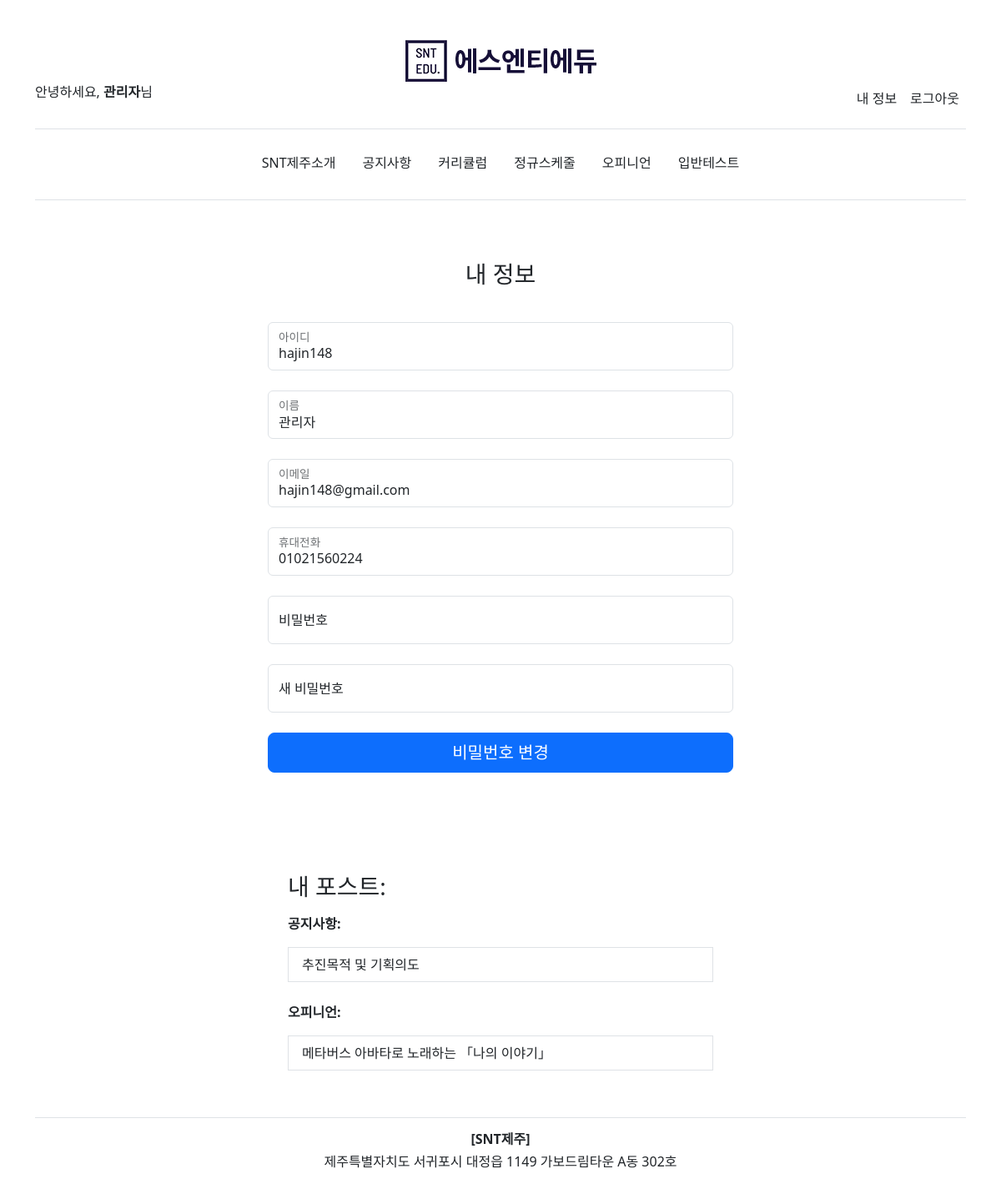
The app's page /account/ (signed in) with its own data.
### account/models.py (models this page shows, shortened)
class Account(AbstractBaseUser):
	class Meta:
		verbose_name = '회원정보'
		verbose_name_plural = '회원정보'
	email 				= models.EmailField(verbose_name='이메일', max_length=60, unique=True)
	username 			= models.CharField(verbose_name='아이디', max_length=30, unique=True)
	date_joined			= models.DateTimeField(verbose_name='회원가입일', auto_now_add=True)
	last_login 			= models.DateTimeField(verbose_name='마지막로그인', auto_now=True)
	is_admin 			= models.BooleanField(verbose_name='어드민계정', default=False)
	is_staff			= models.BooleanField(verbose_name='스태프계정', default=False)
	is_superuser		= models.BooleanField(default=False)
	is_active 			= models.BooleanField(verbose_name='활성화계정', default=True)
	first_name			= models.CharField(verbose_name="이름", max_length=30)
	phone_number		= models.CharField(verbose_name="휴대번호", max_length=11)
	USERNAME_FIELD = 'username'
	REQUIRED_FIELDS = ['email', 'first_name', 'phone_number']
	objects = MyAccountManager()

### announce/models.py (models this page shows)
class BlogPost(models.Model):
	class Meta:
		verbose_name = '공지사항'
		verbose_name_plural = '공지사항'
	title 					= models.CharField(verbose_name='제목', max_length=70, null=False, blank=False)
	body 					= models.TextField(verbose_name='내용', max_length=50000, null=False, blank=False)
	image		 			= models.ImageField(verbose_name='사진', upload_to=upload_location, null=True, blank=True)
	date_published 			= models.DateTimeField(auto_now_add=True, verbose_name="업로드 일짜")
	date_updated 			= models.DateTimeField(auto_now=True, verbose_name="마지막 업데이트")
	author 					= models.ForeignKey(settings.AUTH_USER_MODEL, on_delete=models.CASCADE, verbose_name='작성자', related_name='announce_blog_posts')
	slug 					= AutoSlugField(populate_from='title', unique=True, validators=[slug_validator])
	def __str__(self):
		return self.title

### blog/models.py (models this page shows)
class BlogPost(models.Model):
	class Meta:
		verbose_name = '오피니언'
		verbose_name_plural = '오피니언'
	title 					= models.CharField(verbose_name='제목', max_length=70, null=False, blank=False)
	body 					= models.TextField(verbose_name='내용', max_length=50000, null=False, blank=False)
	image		 			= models.ImageField(verbose_name='사진', upload_to=upload_location, null=True, blank=True)
	date_published 			= models.DateTimeField(auto_now_add=True, verbose_name="업로드 일짜")
	date_updated 			= models.DateTimeField(auto_now=True, verbose_name="마지막 업데이트")
	author 					= models.ForeignKey(settings.AUTH_USER_MODEL, on_delete=models.CASCADE, verbose_name='작성자', related_name='blog_blog_posts')
	slug 					= AutoSlugField(populate_from='title', unique=True, validators=[slug_validator])
	def __str__(self):
		return self.title

### account/views.py (the view)
# urls.py: path('account/', account_view, name="account"),
def account_view(request):
    if not request.user.is_authenticated:
        return redirect('login')
    context = {}
    if request.POST:
        form = AccountUpdateForm(request.POST, instance=request.user)
        if form.is_valid():
            user = form.save(commit=False)
            new_password = form.cleaned_data.get('new_password')
            if new_password:
                user.set_password(new_password)
            user.save()
            messages.success(request, '계정 정보가 성공적으로 업데이트되었습니다. 다시 로그인 해주세요.')
            return redirect('home')  # Replace 'home' with the desired view name for your home page
    else:
        form = AccountUpdateForm(initial={"first_name": request.user.first_name, "username": request.user.username})
    context['account_form'] = form
    blog_posts = BlogPost.objects.filter(author=request.user)
    context['blog_posts'] = blog_posts
    announce_posts = AnnouncePost.objects.filter(author=request.user)
    context['announce_posts'] = announce_posts
    return render(request, 'account/account.html', context)

### account/forms.py (shortened to what this page needs)
class AccountUpdateForm(forms.ModelForm):
    username = forms.CharField(label='아이디', widget=forms.TextInput(attrs={'readonly': 'readonly'}))
    password = forms.CharField(label='현재 비밀번호', widget=forms.PasswordInput(attrs={'autocomplete': 'off'}))
    new_password = forms.CharField(label='새로운 비밀번호', widget=forms.PasswordInput(attrs={'autocomplete': 'off'}))
    class Meta:
        model = Account
        fields = ('username', 'password', 'new_password')

### account/templates/account/account.html (shortened to what this page needs)
{% extends 'base.html' %}
{% block content %}
<main class="form-signin w-50 m-auto">
  <form class="form-signin" method="post">{% csrf_token %}
    <h2 class="h3 mb-3 fw-normal text-center">내 정보</h2>
    <br>
    <div class="form-floating">
      <input type="username" name="username" class="form-control" id="inputUsername" value="{{request.user.username}}" placeholder="아이디" readonly>
      <label for="inputUsername">아이디</label>
    </div>
    <br>
    <div class="form-floating">
      <input type="first_name" name="first_name" class="form-control" id="inputfirst_name" placeholder="이름" value="{{request.user.first_name}}" readonly>
      <label for="inputfirst_name">이름</label>
    </div>
    <br>
    <div class="form-floating">
      <input type="email" name="email" class="form-control" id="inputEmail" placeholder="이메일" value="{{request.user.email}}" readonly>
      <label for="inputfirst_name">이메일</label>
    </div>
    <br>
    <div class="form-floating">
      <input type="phone_number" name="phone_number" class="form-control" id="phone_number" placeholder="휴대전화" value="{{request.user.phone_number}}" readonly>
      <label for="inputphone">휴대전화</label>
    </div>
    <br>
    <div class="form-floating">
      <input type="password" name="password" class="form-control" id="inputPassword1" placeholder="비밀번호">
      <label for="inputPassword">비밀번호</label>
    </div>
    <br>
    <div class="form-floating">
      <input type="password" name="new_password" class="form-control" id="inputNew_Password" placeholder="새 비밀번호">
      <label for="inputPassword">새 비밀번호</label>
    </div>
    <br>
    <button class="w-100 btn btn-lg btn-primary" type="submit">비밀번호 변경</button>
  </form>
  <br>
  <br>
  <br>
  <div class="container mt-4 p-4">
    <div class="row">
      <div class="blog-posts">
        <h3 class="mb-3 font-weight-normal">내 포스트:</h3>
        {% if blog_posts %}
        <ul class="list-group">
          <p><strong>공지사항:</strong></p>
          {% for post in announce_posts %}
          <a href="{% url 'announce:detail' post.slug %}" style="text-decoration: none;"><li class="list-group-item">{{post}}</li></a>
          {% endfor %}
          <br>
          <p><strong>오피니언:</strong></p>
          {% for post in blog_posts %}
          <a href="{% url 'blog:detail' post.slug %}" style="text-decoration: none;"><li class="list-group-item">{{post}}</li></a>
          {% endfor %}
        </ul>
        {% else %}
        <p>업로드한 포스트가 없습니다.</p>
        {% endif %}
      </div>
    </div>
  </div>
  {% endblock content %}

### templates/base.html (shortened to what this page needs)
<!DOCTYPE html>
<!DOCTYPE html>
<html>
<head>
	<link href="https://cdn.jsdelivr.net/npm/bootstrap@5.3.0-alpha1/dist/css/bootstrap.min.css" rel="stylesheet">
	<div class="container py-5">
		{% include 'snippets/header.html' %}
	</div>
</head>
<body>
	<div class="main">
		<div class="container py-3">
			{% block content %}
			{% endblock content %}
		</div>
	</div>
</body>
<footer>
	<div class="container py-3">
		{% include 'snippets/footer.html' %}
	</div>
</footer>
</html>

### templates/snippets/header.html (shortened to what this page needs)
<link href="https://cdn.jsdelivr.net/npm/bootstrap@5.3.0-alpha3/dist/css/bootstrap.min.css" rel="stylesheet">
{% load static %}
<div class="d-flex flex-column">
    <a href="{% url 'home' %}">
        <img class="img-fluid mx-auto d-block" src="{% static 'sntlogo.png' %}">
    </a>
</div>
<div class="d-flex flex-column flex-md-row align-items-center pb-3 mb-1 d-none d-md-flex nav-center border-bottom">
	<p class ="my-0 mr-md-auto font-weight-normal" >
		{% if request.user.is_authenticated %}
		<p>안녕하세요, <strong>{{request.user.first_name}}</strong>님</p>
		{% endif %}
	</p>
	<nav class="d-inline-flex mt-md-0 ms-md-auto">
		{% if request.user.is_authenticated %}
			<a class="p-2 text-dark text-decoration-none" href="{% url 'account' %}">내 정보</a>
			<a class="p-2 text-dark text-decoration-none" href="{% url 'logout' %}">로그아웃</a></p>
			{% else %}
			<p>
				<a class="p-2 text-dark text-decoration-none" href="{% url 'register' %}">회원가입</a>
				<a class="p-2 text-dark text-decoration-none" href="{% url 'login' %}">로그인</a>
			</p>
			{% endif %}
	</nav>
</div>
	<nav class="navbar navbar-expand-md navbar-light">
		<div class="container border-bottom pb-3">
			<div class="d-none d-md-flex nav-center">
				<a class="p-3 text-dark text-decoration-none" href="{% url 'introduce' %}">SNT제주소개</a>
				<a class="p-3 text-dark text-decoration-none" href="{% url 'announce' %}">공지사항</a>
				<a class="p-3 text-dark text-decoration-none" href="{% url 'curriculum' %}">커리큘럼</a>
				<a class="p-3 text-dark text-decoration-none" href="{% url 'schedule' %}">정규스케줄</a>
				<a class="p-3 text-dark text-decoration-none" href="{% url 'opinion' %}">오피니언</a>
				<a class="p-3 text-dark text-decoration-none" href="{% url 'leveltest' %}">입반테스트</a>
			</div>
		</div>
	</nav>

### templates/snippets/footer.html (shortened to what this page needs)
<div class="text-center border-top pt-3">
	<h6><strong>[SNT제주]</strong><h6>
	<p>제주특별자치도 서귀포시 대정읍 1149 가보드림타운 A동 302호<p>
</div>

### templates/snippets/header.html (style rules this page uses)
.nav-center { flex-grow: 1; display: flex; justify-content: center; }

### templates/base.html (style rules this page uses)
.main { min-height: 100vh; max-height: 100%; }

### records on screen
Account: user.first_name "관리자", username "hajin148", first_name "관리자", email "hajin148@gmail.com", phone_number "01021560224"
BlogPost: title "추진목적 및 기획의도"
BlogPost: title "메타버스 아바타로 노래하는 「나의 이야기」"
